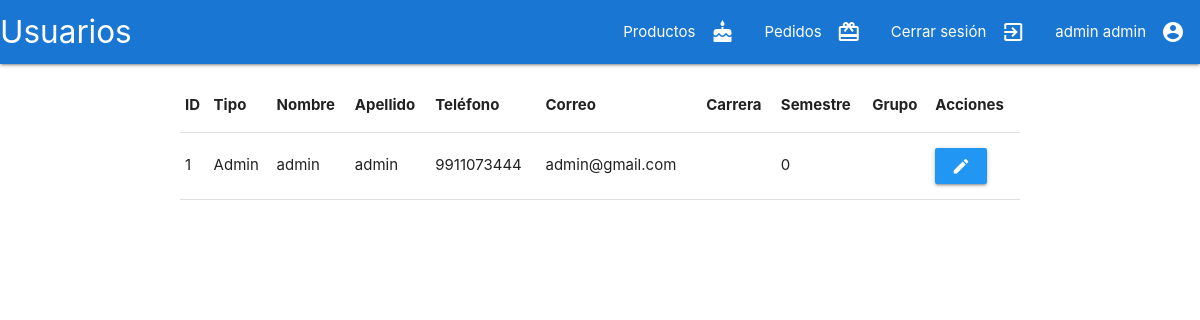
Screenshot of /administrador/readUsuarios.php (signed in) with the database file from the repository.
### tables this page shows
CREATE TABLE `usuarios` (
  `id_us` int NOT NULL AUTO_INCREMENT,
  `tipo_us` int DEFAULT NULL,
  `nombre` varchar(150) DEFAULT NULL,
  `apellido` varchar(150) DEFAULT NULL,
  `telefono` varchar(10) DEFAULT NULL,
  `email` varchar(100) DEFAULT NULL,
  `pass` varchar(20) DEFAULT NULL,
  `carrera` varchar(3) DEFAULT NULL,
  `semestre` int DEFAULT NULL,
  `grupo` varchar(1) DEFAULT NULL,
  PRIMARY KEY (`id_us`)
);

### administrador/readUsuarios.php (the view, shortened to what this page needs)
<?php session_start();
require '../conexion.php';
if (!isset($_SESSION['id_us']) || empty($_SESSION['id_us'])) {
}else{
     $id_us =  $_SESSION['id_us'];
     $sql="select nombre, apellido, email from usuarios where id_us = '$id_us'";
     $resultado=$con->query($sql);
     $row=$resultado->fetch_assoc();
     $nombre = $row['nombre'];
     $apellido = $row['apellido'];
}
$sql="select * from usuarios";
$resultado=$con->query($sql);
?>
<!DOCTYPE html>
<html>
<head>
	<link rel="stylesheet" href="">
     <link rel="stylesheet" href="https://cdnjs.cloudflare.com/ajax/libs/materialize/1.0.0/css/materialize.min.css">
</head>
<body class="">
	<div id="navbar" class="navbar-fixed ">
	    <nav class=" ">
	      <div class="nav-wrapper blue darken-2">
	        <a href="#" class="brand-logo">Usuarios</a>
	        <?php
	        if(isset($nombre)){
	          ?>
	          <ul class="right hide-on-med-and-down">
	               <li><a href="CRUD_producto/readProductos.php"><i class="material-icons right">cake</i>Productos</a></li>
	               <li><a href="pedidos.php"><i class="material-icons right">card_giftcard</i>Pedidos</a></li>
	               <li><a href="../logout.php"><i class="material-icons right">exit_to_app</i>Cerrar sesión</a></li>
	               <li><a href="#"><i class="material-icons right">account_circle</i><?php echo $nombre.' '.$apellido ?></a></li>
	          </ul>
	         <?php
	        }
	         ?>
	      </div>
	    </nav>
	</div>
	<div class="container">
		<div class="section">
			<div class="row">
				<?php
				if($resultado->num_rows==0){
				     echo "<tr><td><h1 class='center'>No hay usuarios para mostrar</h1></td></tr>";
				}else{
				?>
						<table  >
							<thead>
								<tr>
									<th>ID</th>
									<th>Tipo</th>
									<th>Nombre</th>
									<th>Apellido</th>
									<th>Teléfono</th>
									<th>Correo</th>
									<th>Carrera</th>
									<th>Semestre</th>
									<th>Grupo</th>
									<th>Acciones</th>
								</tr>
							</thead>
				<?php
				     while($row=$resultado->fetch_assoc()){
				?>
							<tbody>
								<tr>
									<td><?php echo $row['id_us'] ?></td>
									<?php if($row['tipo_us']==1){
										$tipo="Admin";
									}else{
										$tipo = "Cliente";
									} ?>
									<td><?php echo $tipo ?></td>
									<td><?php echo $row['nombre'] ?></td>
									<td><?php echo $row['apellido'] ?></td>
									<td><?php echo $row['telefono'] ?></td>
									<td><?php echo $row['email'] ?></td>
									<td><?php echo $row['carrera'] ?></td>
									<td><?php echo $row['semestre'] ?></td>
									<td><?php echo $row['grupo'] ?></td>
									<td>
										<a class="btn blue" href="#"><i class="material-icons">edit</i></a>
									</td>
								</tr>
							</tbody>
				<?php
				     }
				?>
				     </table>
				<?php
				}
				?>
			</div>
		</div>
	</div>
</body>
</html>

### rows the page displays
usuarios: nombre "admin", apellido "admin", id_us "1", tipo_us "Admin", telefono "9911073444", email "admin@gmail.com", semestre "0"
